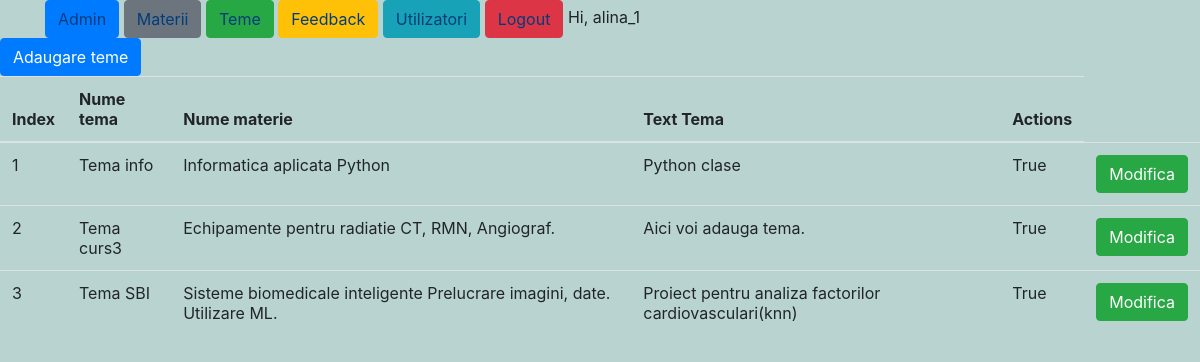
/teme/ (signed in), run on an earlier commit of the app's database.
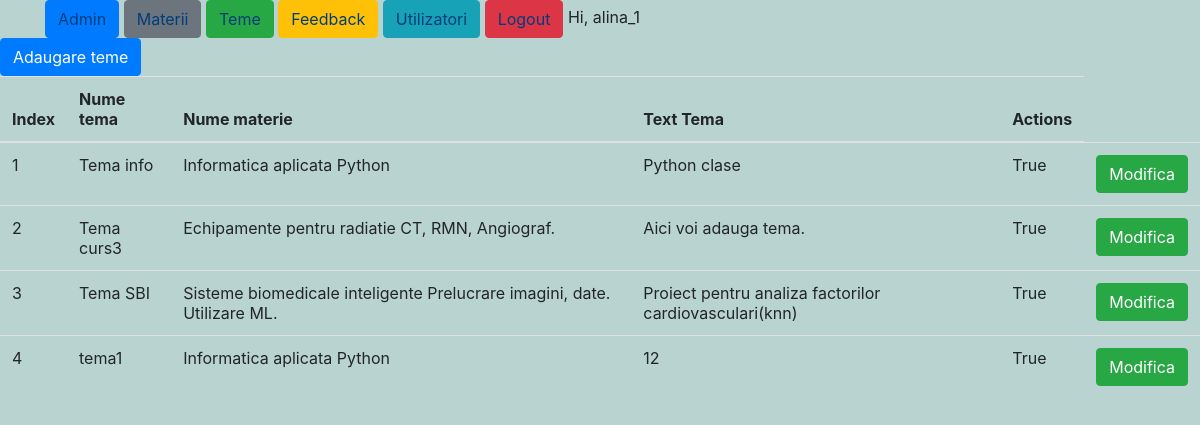
And on a later commit of the database.
### et2/models.py (models this page shows, shortened)
class Teme_Materii(models.Model):
    nume_tema = models.CharField(max_length=100)
    nume_materie= models.ForeignKey(Materie, on_delete=models.CASCADE)
    text_tema= models.CharField(max_length=10000)
    active = models.BooleanField(default=True)
    created_at = models.DateTimeField(auto_now_add=True, blank=True)
    updated_at = models.DateTimeField(auto_now=True, blank=True)

### etapa1/models.py (models this page shows)
class Materie(models.Model):
    nume = models.CharField(max_length=50)
    descriere = models.TextField(max_length=100)
    active=models.BooleanField(default=True)
    created_at=models.DateTimeField(auto_now_add=True, blank=True)
    updated_at=models.DateTimeField(auto_now=True, blank=True)
    def __str__(self):
        return f"{self.nume} {self.descriere}"

### et2/views.py (the view)
# urls.py: path('', views.TEMEView.as_view(), name='lista_teme'),
class TEMEView(LoginRequiredMixin, ListView):
    model = Teme_Materii
    template_name = 'et2/teme_index.html'
    context_object_name = 'lista_teme'

### templates/et2/teme_index.html
{% extends 'base.html' %}
{% block content %}
    <a class="btn btn-primary" href="{% url 'et2:adaugare' %}">Adaugare teme</a>
    <table class="table">
        <thead>
        <tr>
            <th>Index</th>
            <th>Nume tema</th>
            <th>Nume materie</th>
            <th>Text Tema</th>
            <th>Actions</th>
        </tr>
        </thead>
        <tbody>
            {% for item in lista_teme %}
                <tr>
                    <td>{{ forloop.counter }}</td>
                    <td>{{ item.nume_tema }}</td>
                    <td>{{ item.nume_materie}}</td>
                    <td>{{ item.text_tema }}</td>
                    <td>{{ item.active }}</td>
                    <td><a class="btn btn-success" href="{% url 'et2:modifica' item.id %}">Modifica</a></td>
                     </tr>
            {% endfor %}
        </tbody>
    </table>
{% endblock %}

What changed in the data, as far as the page shows it:
added Teme_Materii: nume_tema "tema1", nume_materie "Informatica aplicata Python", text_tema "12", active "True"
